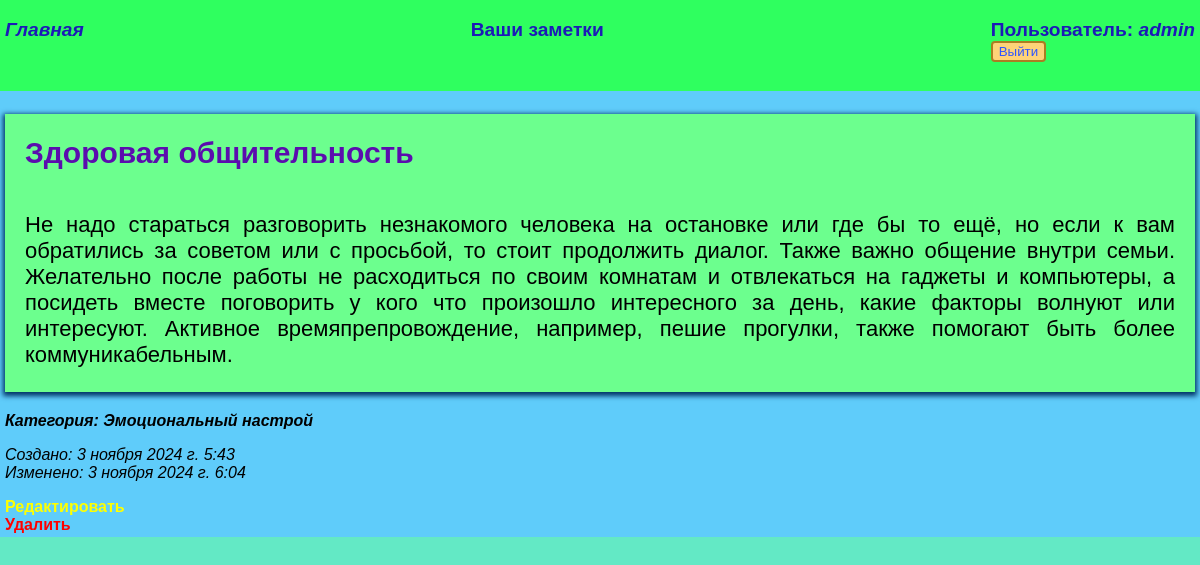
Page /notes/note/13/ (signed in) on the earlier database version.
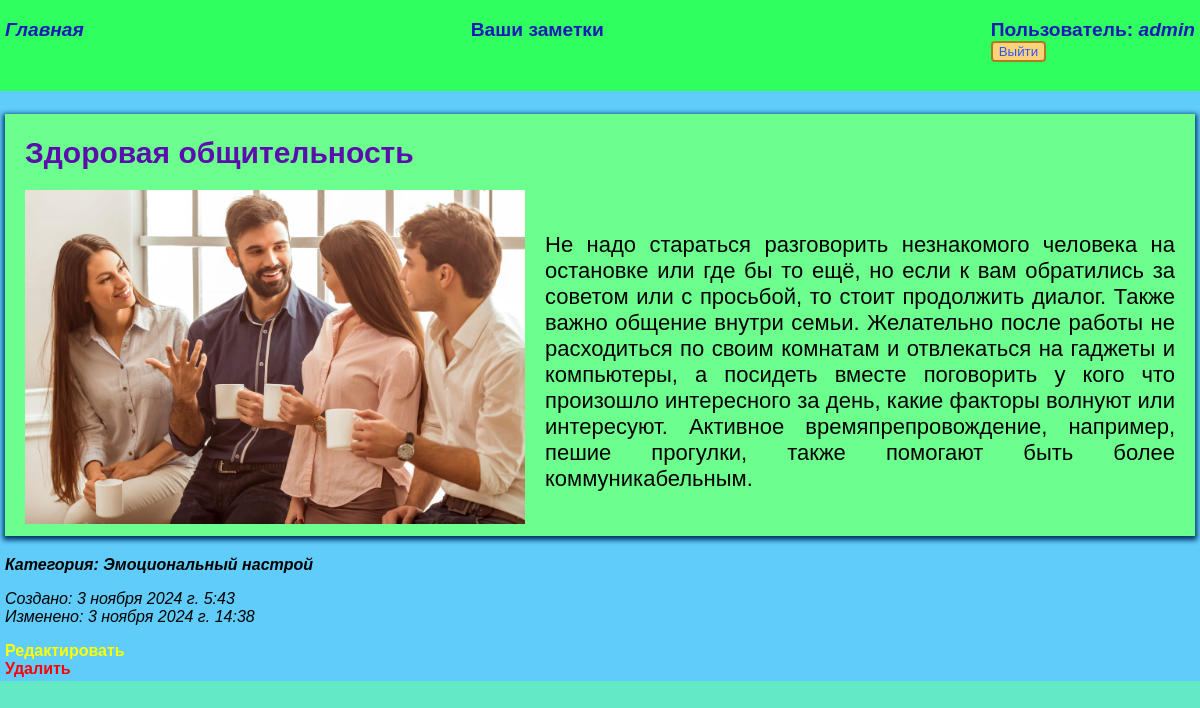
Same page on the later database version.
### notes/models.py (models this page shows, shortened)
class Note(models.Model):
    title = models.CharField(max_length=200, verbose_name="Заголовок")
    content = models.TextField(verbose_name="Содержание")
    created_at = models.DateTimeField(auto_now_add=True)
    updated_at = models.DateTimeField(auto_now=True)
    category = models.ForeignKey(Category, on_delete=models.SET_NULL, null=True, blank=True, verbose_name="Категория")
    picture = models.ImageField(upload_to='notes_images/', verbose_name="Картинка", blank=True)
    user = models.ForeignKey(User, on_delete=models.CASCADE)

class Category(models.Model):
    name = models.CharField(max_length=100, unique=True, verbose_name="Название")

### notes/views.py (the view)
# urls.py: path('note/<int:note_id>/', views.note_detail, name='note_detail'),
@login_required
def note_detail(request, note_id):
    note = get_object_or_404(Note, pk=note_id)
    return render(request, 'notes/note_detail.html', {'note': note})

### notes/templates/notes/note_detail.html (shortened to what this page needs)
{% extends 'notes/base.html' %}
{% block content %}
<div class="text">
    <h1 class="header">{{ note.title }}</h1>
    <div class="block">
        {% if note.picture %}
        <img src="{{ note.picture.url }}">
        {% endif %}
        <p>{{ note.content }}</p>
    </div>
</div>
<p><b><i>Категория: {{ note.category.name }}</i></b></p>
<p><i>Создано: {{ note.created_at }} <br>
    Изменено: {{ note.updated_at }}</i></p>
<a href="{% url 'note_update' note.id %}"><span style="color: yellow; font-weight: bold">Редактировать</span></a>
<br>
<a href="{% url 'note_delete' note.id %}"><span style="color: red; font-weight: bold">Удалить</span></a>
{% endblock %}

Differences in the rows shown:
changed Note "Здоровая общительность": picture: picture added; updated_at "3 ноября 2024 г. 6:04" → "3 ноября 2024 г. 14:38"
